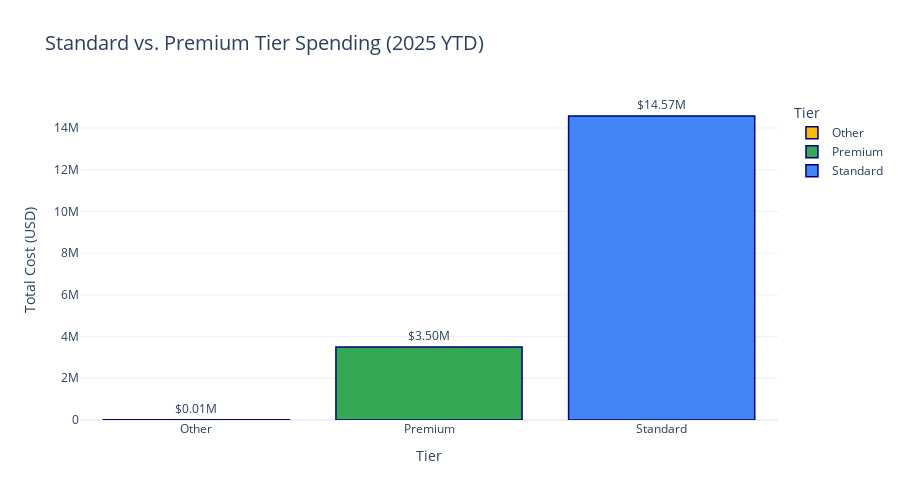

Notebook code for this chart:
### Code cell
# Group by tier for comparison
tier_df = meter_df.groupby('Tier').agg({'TotalCost': 'sum'}).reset_index()
tier_df['Percentage'] = (tier_df['TotalCost'] / tier_df['TotalCost'].sum() * 100).round(1)

# Create a bar chart for tier comparison
fig = px.bar(
    tier_df, 
    x='Tier', 
    y='TotalCost',
    color='Tier',
    text=tier_df['TotalCost'].apply(lambda x: f"${x/1000000:.2f}M"),
    title='Standard vs. Premium Tier Spending (2025 YTD)',
    labels={'TotalCost': 'Total Cost (USD)', 'Tier': 'Tier'},
    color_discrete_map={'Standard': '#4285F4', 'Premium': '#34A853', 'Other': '#FBBC05'},
    height=500
)

# Update layout
fig.update_layout(
    title_font_size=20,
    xaxis_title_font_size=14,
    yaxis_title_font_size=14,
    template='plotly_white'
)

# Update traces
fig.update_traces(textposition='outside', marker_line_width=1.5, marker_line_color='navy')

fig.show()

### Figure 1 — Plotly figure (JSON) as saved in the notebook; plotly's stock layout.template omitted (floating-point values rounded to 4 significant figures)
{"data": [{"hovertemplate": "Tier=%{x}<br>Total Cost (USD)=%{y}<br>text=%{text}<extra></extra>", "legendgroup": "Other", "marker": {"color": "#FBBC05", "line": {"color": "navy", "width": 1.5}, "pattern": {"shape": ""}}, "name": "Other", "orientation": "v", "showlegend": true, "text": ["$0.01M"], "textposition": "outside", "type": "bar", "x": ["Other"], "xaxis": "x", "y": [6062.0], "yaxis": "y"}, {"hovertemplate": "Tier=%{x}<br>Total Cost (USD)=%{y}<br>text=%{text}<extra></extra>", "legendgroup": "Premium", "marker": {"color": "#34A853", "line": {"color": "navy", "width": 1.5}, "pattern": {"shape": ""}}, "name": "Premium", "orientation": "v", "showlegend": true, "text": ["$3.50M"], "textposition": "outside", "type": "bar", "x": ["Premium"], "xaxis": "x", "y": [3497000.0], "yaxis": "y"}, {"hovertemplate": "Tier=%{x}<br>Total Cost (USD)=%{y}<br>text=%{text}<extra></extra>", "legendgroup": "Standard", "marker": {"color": "#4285F4", "line": {"color": "navy", "width": 1.5}, "pattern": {"shape": ""}}, "name": "Standard", "orientation": "v", "showlegend": true, "text": ["$14.57M"], "textposition": "outside", "type": "bar", "x": ["Standard"], "xaxis": "x", "y": [14570000.0], "yaxis": "y"}], "layout": {"barmode": "relative", "height": 500, "legend": {"title": {"text": "Tier"}, "tracegroupgap": 0}, "title": {"font": {"size": 20}, "text": "Standard vs. Premium Tier Spending (2025 YTD)"}, "xaxis": {"anchor": "y", "categoryarray": ["Other", "Premium", "Standard"], "categoryorder": "array", "domain": [0, 1], "title": {"font": {"size": 14}, "text": "Tier"}}, "yaxis": {"anchor": "x", "domain": [0, 1], "title": {"font": {"size": 14}, "text": "Total Cost (USD)"}}}}
